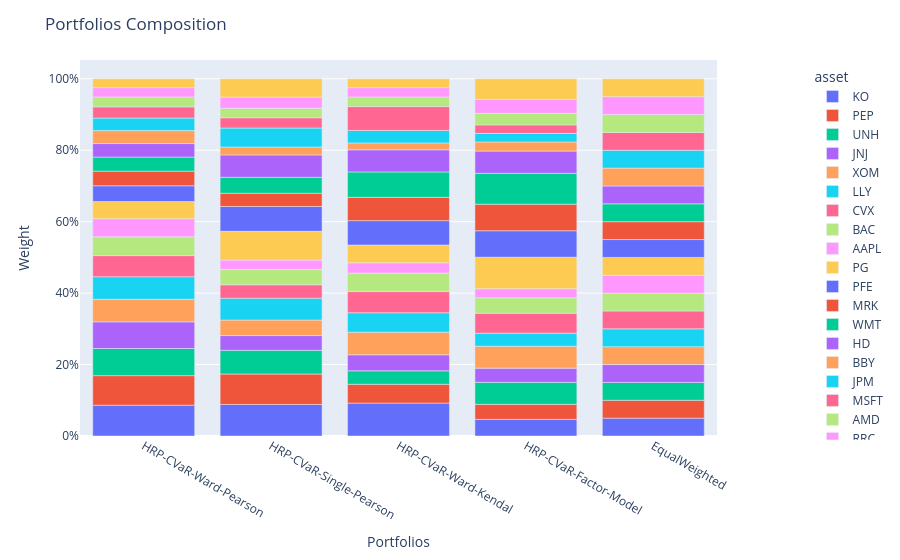

The code cell stored with this chart in its notebook:
### Code cell
population_test.plot_composition()

### Figure 1 — Plotly figure (JSON) as saved in the notebook; plotly's stock layout.template omitted (floating-point values rounded to 4 significant figures)
{"data": [{"alignmentgroup": "True", "hovertemplate": "asset=KO<br>index=%{x}<br>value=%{y}<extra></extra>", "legendgroup": "KO", "marker": {"color": "#636efa", "pattern": {"shape": ""}}, "name": "KO", "offsetgroup": "KO", "orientation": "v", "showlegend": true, "textposition": "auto", "type": "bar", "x": ["HRP-CVaR-Ward-Pearson", "HRP-CVaR-Single-Pearson", "HRP-CVaR-Ward-Kendal", "HRP-CVaR-Factor-Model", "EqualWeighted"], "xaxis": "x", "y": [0.08622, 0.08829, 0.09215, 0.04632, 0.05], "yaxis": "y"}, {"alignmentgroup": "True", "hovertemplate": "asset=PEP<br>index=%{x}<br>value=%{y}<extra></extra>", "legendgroup": "PEP", "marker": {"color": "#EF553B", "pattern": {"shape": ""}}, "name": "PEP", "offsetgroup": "PEP", "orientation": "v", "showlegend": true, "textposition": "auto", "type": "bar", "x": ["HRP-CVaR-Ward-Pearson", "HRP-CVaR-Single-Pearson", "HRP-CVaR-Ward-Kendal", "HRP-CVaR-Factor-Model", "EqualWeighted"], "xaxis": "x", "y": [0.08278, 0.08529, 0.05273, 0.04226, 0.05], "yaxis": "y"}, {"alignmentgroup": "True", "hovertemplate": "asset=UNH<br>index=%{x}<br>value=%{y}<extra></extra>", "legendgroup": "UNH", "marker": {"color": "#00cc96", "pattern": {"shape": ""}}, "name": "UNH", "offsetgroup": "UNH", "orientation": "v", "showlegend": true, "textposition": "auto", "type": "bar", "x": ["HRP-CVaR-Ward-Pearson", "HRP-CVaR-Single-Pearson", "HRP-CVaR-Ward-Kendal", "HRP-CVaR-Factor-Model", "EqualWeighted"], "xaxis": "x", "y": [0.07597, 0.06629, 0.03761, 0.06173, 0.05], "yaxis": "y"}, {"alignmentgroup": "True", "hovertemplate": "asset=JNJ<br>index=%{x}<br>value=%{y}<extra></extra>", "legendgroup": "JNJ", "marker": {"color": "#ab63fa", "pattern": {"shape": ""}}, "name": "JNJ", "offsetgroup": "JNJ", "orientation": "v", "showlegend": true, "textposition": "auto", "type": "bar", "x": ["HRP-CVaR-Ward-Pearson", "HRP-CVaR-Single-Pearson", "HRP-CVaR-Ward-Kendal", "HRP-CVaR-Factor-Model", "EqualWeighted"], "xaxis": "x", "y": [0.07464, 0.04129, 0.04482, 0.03969, 0.05], "yaxis": "y"}, {"alignmentgroup": "True", "hovertemplate": "asset=XOM<br>index=%{x}<br>value=%{y}<extra></extra>", "legendgroup": "XOM", "marker": {"color": "#FFA15A", "pattern": {"shape": ""}}, "name": "XOM", "offsetgroup": "XOM", "orientation": "v", "showlegend": true, "textposition": "auto", "type": "bar", "x": ["HRP-CVaR-Ward-Pearson", "HRP-CVaR-Single-Pearson", "HRP-CVaR-Ward-Kendal", "HRP-CVaR-Factor-Model", "EqualWeighted"], "xaxis": "x", "y": [0.06311, 0.04343, 0.06319, 0.06129, 0.05], "yaxis": "y"}, {"alignmentgroup": "True", "hovertemplate": "asset=LLY<br>index=%{x}<br>value=%{y}<extra></extra>", "legendgroup": "LLY", "marker": {"color": "#19d3f3", "pattern": {"shape": ""}}, "name": "LLY", "offsetgroup": "LLY", "orientation": "v", "showlegend": true, "textposition": "auto", "type": "bar", "x": ["HRP-CVaR-Ward-Pearson", "HRP-CVaR-Single-Pearson", "HRP-CVaR-Ward-Kendal", "HRP-CVaR-Factor-Model", "EqualWeighted"], "xaxis": "x", "y": [0.06308, 0.06105, 0.05454, 0.03648, 0.05], "yaxis": "y"}, {"alignmentgroup": "True", "hovertemplate": "asset=CVX<br>index=%{x}<br>value=%{y}<extra></extra>", "legendgroup": "CVX", "marker": {"color": "#FF6692", "pattern": {"shape": ""}}, "name": "CVX", "offsetgroup": "CVX", "orientation": "v", "showlegend": true, "textposition": "auto", "type": "bar", "x": ["HRP-CVaR-Ward-Pearson", "HRP-CVaR-Single-Pearson", "HRP-CVaR-Ward-Kendal", "HRP-CVaR-Factor-Model", "EqualWeighted"], "xaxis": "x", "y": [0.0592, 0.03765, 0.05928, 0.05605, 0.05], "yaxis": "y"}, {"alignmentgroup": "True", "hovertemplate": "asset=BAC<br>index=%{x}<br>value=%{y}<extra></extra>", "legendgroup": "BAC", "marker": {"color": "#B6E880", "pattern": {"shape": ""}}, "name": "BAC", "offsetgroup": "BAC", "orientation": "v", "showlegend": true, "textposition": "auto", "type": "bar", "x": ["HRP-CVaR-Ward-Pearson", "HRP-CVaR-Single-Pearson", "HRP-CVaR-Ward-Kendal", "HRP-CVaR-Factor-Model", "EqualWeighted"], "xaxis": "x", "y": [0.05289, 0.04293, 0.05181, 0.04329, 0.05], "yaxis": "y"}, {"alignmentgroup": "True", "hovertemplate": "asset=AAPL<br>index=%{x}<br>value=%{y}<extra></extra>", "legendgroup": "AAPL", "marker": {"color": "#FF97FF", "pattern": {"shape": ""}}, "name": "AAPL", "offsetgroup": "AAPL", "orientation": "v", "showlegend": true, "textposition": "auto", "type": "bar", "x": ["HRP-CVaR-Ward-Pearson", "HRP-CVaR-Single-Pearson", "HRP-CVaR-Ward-Kendal", "HRP-CVaR-Factor-Model", "EqualWeighted"], "xaxis": "x", "y": [0.05034, 0.02621, 0.02879, 0.02509, 0.05], "yaxis": "y"}, {"alignmentgroup": "True", "hovertemplate": "asset=PG<br>index=%{x}<br>value=%{y}<extra></extra>", "legendgroup": "PG", "marker": {"color": "#FECB52", "pattern": {"shape": ""}}, "name": "PG", "offsetgroup": "PG", "orientation": "v", "showlegend": true, "textposition": "auto", "type": "bar", "x": ["HRP-CVaR-Ward-Pearson", "HRP-CVaR-Single-Pearson", "HRP-CVaR-Ward-Kendal", "HRP-CVaR-Factor-Model", "EqualWeighted"], "xaxis": "x", "y": [0.04808, 0.0806, 0.04983, 0.08832, 0.05], "yaxis": "y"}, {"alignmentgroup": "True", "hovertemplate": "asset=PFE<br>index=%{x}<br>value=%{y}<extra></extra>", "legendgroup": "PFE", "marker": {"color": "#636efa", "pattern": {"shape": ""}}, "name": "PFE", "offsetgroup": "PFE", "orientation": "v", "showlegend": true, "textposition": "auto", "type": "bar", "x": ["HRP-CVaR-Ward-Pearson", "HRP-CVaR-Single-Pearson", "HRP-CVaR-Ward-Kendal", "HRP-CVaR-Factor-Model", "EqualWeighted"], "xaxis": "x", "y": [0.04422, 0.06962, 0.0682, 0.07411, 0.05], "yaxis": "y"}, {"alignmentgroup": "True", "hovertemplate": "asset=MRK<br>index=%{x}<br>value=%{y}<extra></extra>", "legendgroup": "MRK", "marker": {"color": "#EF553B", "pattern": {"shape": ""}}, "name": "MRK", "offsetgroup": "MRK", "orientation": "v", "showlegend": true, "textposition": "auto", "type": "bar", "x": ["HRP-CVaR-Ward-Pearson", "HRP-CVaR-Single-Pearson", "HRP-CVaR-Ward-Kendal", "HRP-CVaR-Factor-Model", "EqualWeighted"], "xaxis": "x", "y": [0.04094, 0.03694, 0.06511, 0.0743, 0.05], "yaxis": "y"}, {"alignmentgroup": "True", "hovertemplate": "asset=WMT<br>index=%{x}<br>value=%{y}<extra></extra>", "legendgroup": "WMT", "marker": {"color": "#00cc96", "pattern": {"shape": ""}}, "name": "WMT", "offsetgroup": "WMT", "orientation": "v", "showlegend": true, "textposition": "auto", "type": "bar", "x": ["HRP-CVaR-Ward-Pearson", "HRP-CVaR-Single-Pearson", "HRP-CVaR-Ward-Kendal", "HRP-CVaR-Factor-Model", "EqualWeighted"], "xaxis": "x", "y": [0.03935, 0.04463, 0.07126, 0.08644, 0.05], "yaxis": "y"}, {"alignmentgroup": "True", "hovertemplate": "asset=HD<br>index=%{x}<br>value=%{y}<extra></extra>", "legendgroup": "HD", "marker": {"color": "#ab63fa", "pattern": {"shape": ""}}, "name": "HD", "offsetgroup": "HD", "orientation": "v", "showlegend": true, "textposition": "auto", "type": "bar", "x": ["HRP-CVaR-Ward-Pearson", "HRP-CVaR-Single-Pearson", "HRP-CVaR-Ward-Kendal", "HRP-CVaR-Factor-Model", "EqualWeighted"], "xaxis": "x", "y": [0.0379, 0.06269, 0.0619, 0.0623, 0.05], "yaxis": "y"}, {"alignmentgroup": "True", "hovertemplate": "asset=BBY<br>index=%{x}<br>value=%{y}<extra></extra>", "legendgroup": "BBY", "marker": {"color": "#FFA15A", "pattern": {"shape": ""}}, "name": "BBY", "offsetgroup": "BBY", "orientation": "v", "showlegend": true, "textposition": "auto", "type": "bar", "x": ["HRP-CVaR-Ward-Pearson", "HRP-CVaR-Single-Pearson", "HRP-CVaR-Ward-Kendal", "HRP-CVaR-Factor-Model", "EqualWeighted"], "xaxis": "x", "y": [0.03632, 0.02229, 0.01928, 0.02546, 0.05], "yaxis": "y"}, {"alignmentgroup": "True", "hovertemplate": "asset=JPM<br>index=%{x}<br>value=%{y}<extra></extra>", "legendgroup": "JPM", "marker": {"color": "#19d3f3", "pattern": {"shape": ""}}, "name": "JPM", "offsetgroup": "JPM", "orientation": "v", "showlegend": true, "textposition": "auto", "type": "bar", "x": ["HRP-CVaR-Ward-Pearson", "HRP-CVaR-Single-Pearson", "HRP-CVaR-Ward-Kendal", "HRP-CVaR-Factor-Model", "EqualWeighted"], "xaxis": "x", "y": [0.03498, 0.05298, 0.03502, 0.02417, 0.05], "yaxis": "y"}, {"alignmentgroup": "True", "hovertemplate": "asset=MSFT<br>index=%{x}<br>value=%{y}<extra></extra>", "legendgroup": "MSFT", "marker": {"color": "#FF6692", "pattern": {"shape": ""}}, "name": "MSFT", "offsetgroup": "MSFT", "orientation": "v", "showlegend": true, "textposition": "auto", "type": "bar", "x": ["HRP-CVaR-Ward-Pearson", "HRP-CVaR-Single-Pearson", "HRP-CVaR-Ward-Kendal", "HRP-CVaR-Factor-Model", "EqualWeighted"], "xaxis": "x", "y": [0.03144, 0.02875, 0.06664, 0.02369, 0.05], "yaxis": "y"}, {"alignmentgroup": "True", "hovertemplate": "asset=AMD<br>index=%{x}<br>value=%{y}<extra></extra>", "legendgroup": "AMD", "marker": {"color": "#B6E880", "pattern": {"shape": ""}}, "name": "AMD", "offsetgroup": "AMD", "orientation": "v", "showlegend": true, "textposition": "auto", "type": "bar", "x": ["HRP-CVaR-Ward-Pearson", "HRP-CVaR-Single-Pearson", "HRP-CVaR-Ward-Kendal", "HRP-CVaR-Factor-Model", "EqualWeighted"], "xaxis": "x", "y": [0.02774, 0.02664, 0.02696, 0.0323, 0.05], "yaxis": "y"}, {"alignmentgroup": "True", "hovertemplate": "asset=RRC<br>index=%{x}<br>value=%{y}<extra></extra>", "legendgroup": "RRC", "marker": {"color": "#FF97FF", "pattern": {"shape": ""}}, "name": "RRC", "offsetgroup": "RRC", "orientation": "v", "showlegend": true, "textposition": "auto", "type": "bar", "x": ["HRP-CVaR-Ward-Pearson", "HRP-CVaR-Single-Pearson", "HRP-CVaR-Ward-Kendal", "HRP-CVaR-Factor-Model", "EqualWeighted"], "xaxis": "x", "y": [0.02596, 0.03113, 0.026, 0.03921, 0.05], "yaxis": "y"}, {"alignmentgroup": "True", "hovertemplate": "asset=GE<br>index=%{x}<br>value=%{y}<extra></extra>", "legendgroup": "GE", "marker": {"color": "#FECB52", "pattern": {"shape": ""}}, "name": "GE", "offsetgroup": "GE", "orientation": "v", "showlegend": true, "textposition": "auto", "type": "bar", "x": ["HRP-CVaR-Ward-Pearson", "HRP-CVaR-Single-Pearson", "HRP-CVaR-Ward-Kendal", "HRP-CVaR-Factor-Model", "EqualWeighted"], "xaxis": "x", "y": [0.02484, 0.05129, 0.02487, 0.05752, 0.05], "yaxis": "y"}], "layout": {"barmode": "relative", "legend": {"title": {"text": "asset"}, "tracegroupgap": 0, "x": 1.15, "xanchor": "left", "y": 0.99, "yanchor": "top"}, "margin": {"t": 60}, "title": {"text": "Portfolios Composition"}, "xaxis": {"anchor": "y", "domain": [0, 1], "title": {"text": "Portfolios"}}, "yaxis": {"anchor": "x", "domain": [0, 1], "tickformat": ",.0%", "title": {"text": "Weight"}}}}
